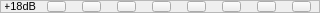
     <widget class="QFrame" name="frame_15">
      <property name="minimumSize">
       <size>
        <width>320</width>
        <height>13</height>
       </size>
      </property>
      <property name="maximumSize">
       <size>
        <width>320</width>
        <height>13</height>
       </size>
      </property>
      <property name="frameShape">
       <enum>QFrame::StyledPanel</enum>
      </property>
      <property name="frameShadow">
       <enum>QFrame::Raised</enum>
      </property>
      <widget class="QPushButton" name="In4_18">
       <property name="geometry">
        <rect>
         <x>152</x>
         <y>1</y>
         <width>19</width>
         <height>11</height>
        </rect>
       </property>
       <property name="minimumSize">
        <size>
         <width>19</width>
         <height>11</height>
        </size>
       </property>
       <property name="maximumSize">
        <size>
         <width>19</width>
         <height>11</height>
        </size>
       </property>
       <property name="text">
        <string/>
       </property>
       <property name="checkable">
        <bool>true</bool>
       </property>
       <property name="autoExclusive">
        <bool>true</bool>
       </property>
       <attribute name="buttonGroup">
        <string notr="true">buttonGroup4</string>
       </attribute>
      </widget>
      <widget class="QPushButton" name="In3_18">
       <property name="geometry">
        <rect>
         <x>117</x>
         <y>1</y>
         <width>19</width>
         <height>11</height>
        </rect>
       </property>
       <property name="minimumSize">
        <size>
         <width>19</width>
         <height>11</height>
        </size>
       </property>
       <property name="maximumSize">
        <size>
         <width>19</width>
         <height>11</height>
        </size>
       </property>
       <property name="text">
        <string/>
       </property>
       <property name="checkable">
        <bool>true</bool>
       </property>
       <property name="autoExclusive">
        <bool>true</bool>
       </property>
       <attribute name="buttonGroup">
        <string notr="true">buttonGroup3</string>
       </attribute>
      </widget>
      <widget class="QPushButton" name="In1_18">
       <property name="geometry">
        <rect>
         <x>47</x>
         <y>1</y>
         <width>19</width>
         <height>11</height>
        </rect>
       </property>
       <property name="minimumSize">
        <size>
         <width>19</width>
         <height>11</height>
        </size>
       </property>
       <property name="maximumSize">
        <size>
         <width>19</width>
         <height>11</height>
        </size>
       </property>
       <property name="text">
        <string/>
       </property>
       <property name="checkable">
        <bool>true</bool>
       </property>
       <property name="checked">
        <bool>false</bool>
       </property>
       <property name="autoExclusive">
        <bool>true</bool>
       </property>
       <attribute name="buttonGroup">
        <string notr="true">buttonGroup1</string>
       </attribute>
      </widget>
      <widget class="QPushButton" name="In8_18">
       <property name="geometry">
        <rect>
         <x>292</x>
         <y>1</y>
         <width>19</width>
         <height>11</height>
        </rect>
       </property>
       <property name="minimumSize">
        <size>
         <width>19</width>
         <height>11</height>
        </size>
       </property>
       <property name="maximumSize">
        <size>
         <width>19</width>
         <height>11</height>
        </size>
       </property>
       <property name="text">
        <string/>
       </property>
       <property name="checkable">
        <bool>true</bool>
       </property>
       <attribute name="buttonGroup">
        <string notr="true">buttonGroup8</string>
       </attribute>
      </widget>
      <widget class="QPushButton" name="In2_18">
       <property name="geometry">
        <rect>
         <x>82</x>
         <y>1</y>
         <width>19</width>
         <height>11</height>
        </rect>
       </property>
       <property name="minimumSize">
        <size>
         <width>19</width>
         <height>11</height>
        </size>
       </property>
       <property name="maximumSize">
        <size>
         <width>19</width>
         <height>11</height>
        </size>
       </property>
       <property name="text">
        <string/>
       </property>
       <property name="checkable">
        <bool>true</bool>
       </property>
       <property name="autoExclusive">
        <bool>true</bool>
       </property>
       <attribute name="buttonGroup">
        <string notr="true">buttonGroup2</string>
       </attribute>
      </widget>
      <widget class="QPushButton" name="In6_18">
       <property name="geometry">
        <rect>
         <x>222</x>
         <y>1</y>
         <width>19</width>
         <height>11</height>
        </rect>
       </property>
       <property name="minimumSize">
        <size>
         <width>19</width>
         <height>11</height>
        </size>
       </property>
       <property name="maximumSize">
        <size>
         <width>19</width>
         <height>11</height>
        </size>
       </property>
       <property name="text">
        <string/>
       </property>
       <property name="checkable">
        <bool>true</bool>
       </property>
       <property name="autoExclusive">
        <bool>true</bool>
       </property>
       <attribute name="buttonGroup">
        <string notr="true">buttonGroup6</string>
       </attribute>
      </widget>
      <widget class="QPushButton" name="In5_18">
       <property name="geometry">
        <rect>
         <x>187</x>
         <y>1</y>
         <width>19</width>
         <height>11</height>
        </rect>
       </property>
       <property name="minimumSize">
        <size>
         <width>19</width>
         <height>11</height>
        </size>
       </property>
       <property name="maximumSize">
        <size>
         <width>19</width>
         <height>11</height>
        </size>
       </property>
       <property name="text">
        <string/>
       </property>
       <property name="checkable">
        <bool>true</bool>
       </property>
       <property name="autoExclusive">
        <bool>true</bool>
       </property>
       <attribute name="buttonGroup">
        <string notr="true">buttonGroup5</string>
       </attribute>
      </widget>
      <widget class="QPushButton" name="In7_18">
       <property name="geometry">
        <rect>
         <x>257</x>
         <y>1</y>
         <width>19</width>
         <height>11</height>
        </rect>
       </property>
       <property name="minimumSize">
        <size>
         <width>19</width>
         <height>11</height>
        </size>
       </property>
       <property name="maximumSize">
        <size>
         <width>19</width>
         <height>11</height>
        </size>
       </property>
       <property name="text">
        <string/>
       </property>
       <property name="checkable">
        <bool>true</bool>
       </property>
       <property name="autoExclusive">
        <bool>true</bool>
       </property>
       <attribute name="buttonGroup">
        <string notr="true">buttonGroup7</string>
       </attribute>
      </widget>
      <widget class="QLabel" name="label_17">
       <property name="geometry">
        <rect>
         <x>5</x>
         <y>1</y>
         <width>31</width>
         <height>11</height>
        </rect>
       </property>
       <property name="font">
        <font>
         <pointsize>8</pointsize>
        </font>
       </property>
       <property name="text">
        <string>+18dB</string>
       </property>
       <property name="alignment">
        <set>Qt::AlignRight|Qt::AlignTrailing|Qt::AlignVCenter</set>
       </property>
      </widget>
     </widget>
